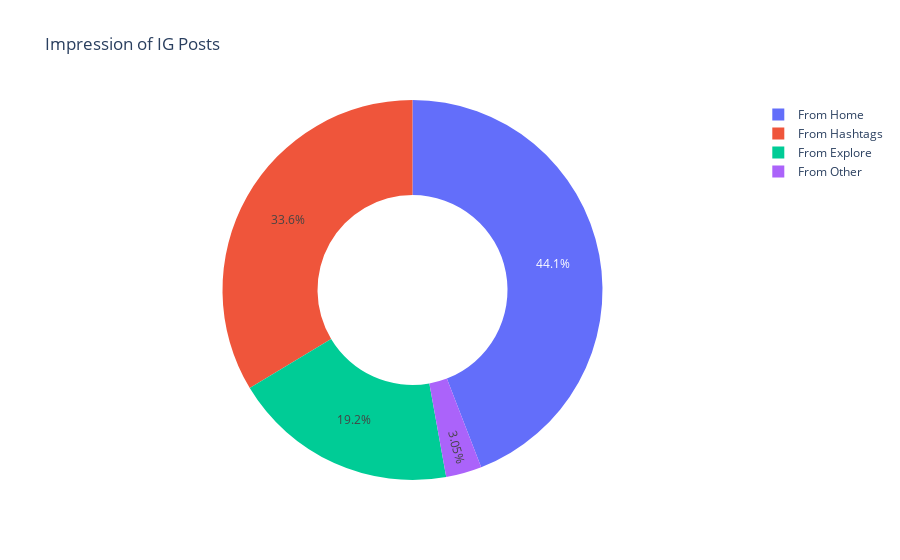

This figure's notebook cell:
### Code cell
px.pie(df,values=values, names=labels, title='Impression of IG Posts',hole=0.5)

### Figure 1 — Plotly figure (JSON) as saved in the notebook; plotly's stock layout.template omitted (floating-point values rounded to 4 significant figures)
{"data": [{"domain": {"x": [0, 1], "y": [0, 1]}, "hole": 0.5, "hovertemplate": "label=%{label}<br>value=%{value}<extra></extra>", "labels": ["From Home", "From Hashtags", "From Explore", "From Other"], "legendgroup": "", "name": "", "showlegend": true, "type": "pie", "values": [294619, 224614, 128294, 20360]}], "layout": {"legend": {"tracegroupgap": 0}, "title": {"text": "Impression of IG Posts"}}}
